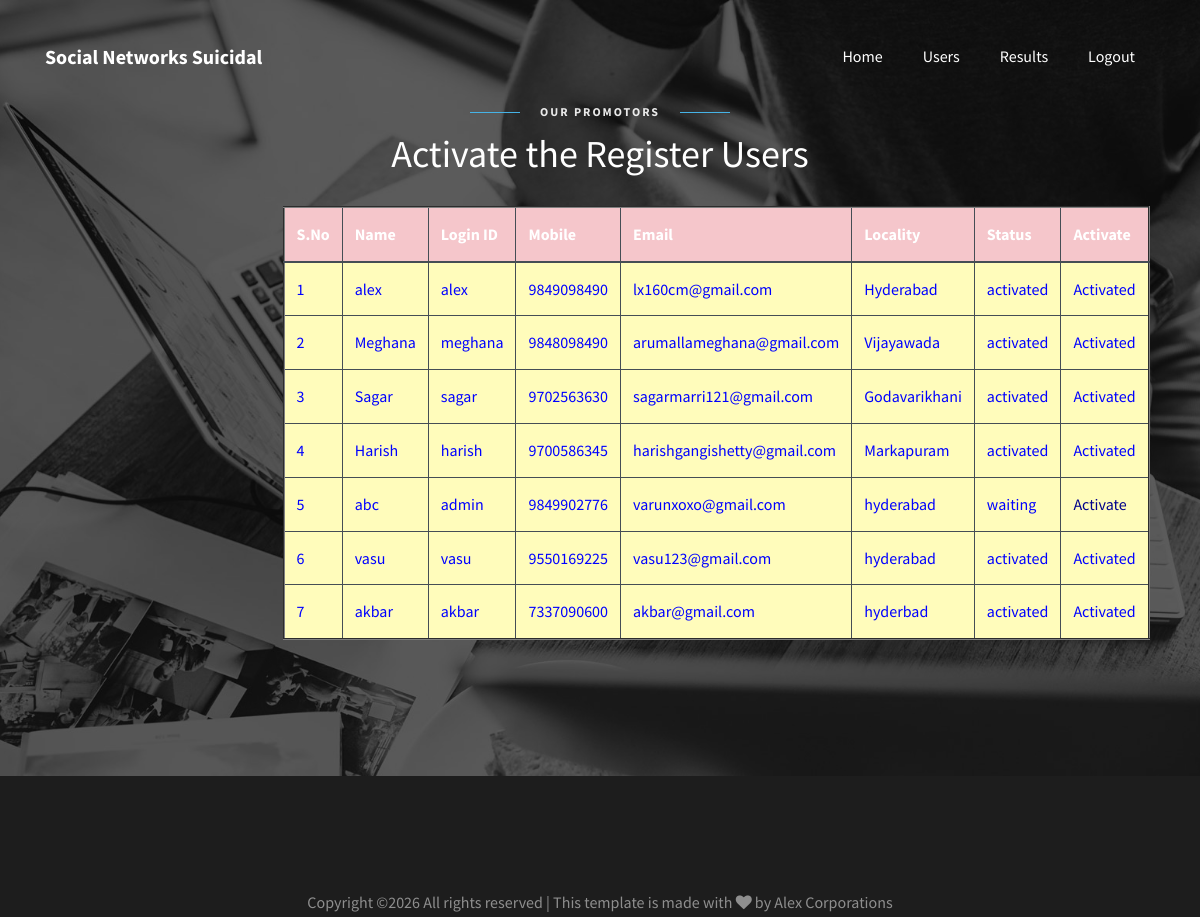
The page /AdminActivaUsers/?uid=6 on the database its author committed.
### users/models.py (models this page shows, shortened)
class UserRegistrationModel(models.Model):
    name = models.CharField(max_length=100)
    loginid = models.CharField(unique=True, max_length=100)
    password = models.CharField(max_length=100)
    mobile = models.CharField(unique=True, max_length=100)
    email = models.CharField(unique=True, max_length=100)
    locality = models.CharField(max_length=100)
    address = models.CharField(max_length=1000)
    city = models.CharField(max_length=100)
    state = models.CharField(max_length=100)
    status = models.CharField(max_length=100)
    class Meta:
        db_table = 'UserRegistrations'

### admins/views.py (the view)
# urls.py: path("AdminActivaUsers/", admins.AdminActivaUsers, name="AdminActivaUsers"),
def AdminActivaUsers(request):
    if request.method == 'GET':
        id = request.GET.get('uid')
        status = 'activated'
        print("PID = ", id, status)
        UserRegistrationModel.objects.filter(id=id).update(status=status)
        data = UserRegistrationModel.objects.all()
        return render(request, 'admins/RegisteredUsers.html', {'data': data})

### assets/templates/admins/RegisteredUsers.html (shortened to what this page needs)
{%extends 'admins/adminbase.html'%}
{%load static%}
{%block contents%}
<section class="ftco-section testimony-section img" style="background-image: url({%static 'images/bg_2.jpg'%});">
	<div class="container">
		<div class="row justify-content-center mb-4">
			<div class="col-md-7 text-center heading-section heading-section-white ftco-animate">
				<span class="subheading">Our Promotors</span>
				<h2 class="mb-4">Activate the Register Users</h2>
                <center>
                    <p>
 <table border="2px" class="table table-hover table-dark">
                    <thead>
                    <tr class="table-danger">
                        <th scope="col">S.No</th>
                        <th scope="col">Name</th>
                        <th scope="col">Login ID</th>
                        <th scope="col">Mobile</th>
                        <th scope="col">Email</th>
                        <th scope="col">Locality</th>
                        <th scope="col">Status</th>
                        <th scope="col">Activate</th>
                    </tr>
                    </thead>
                    <tbody>
                    {% for i in data %}
                    <tr scope="row" style="color: BLUE; background-color:#FFFCBB">
                        <td>{{forloop.counter}}</td>
                        <td>{{i.name}}</td>
                        <td>{{i.loginid}}</td>
                        <td>{{i.mobile}}</td>
                        <td>{{i.email}}</td>
                        <td>{{i.locality}}</td>
                        <td>{{i.status}}</td>
                        {% if i.status == 'waiting' %}
                        <td><a class="btn-link" href="/AdminActivaUsers/?uid={{ i.id }}"
                               style="color:DARKBLUE">Activate</a></td>
                        {% else %}
                        <td> Activated</td>
                        {% endif %}
                    </tr>
                    {% endfor %}
                    </tbody>
                </table>
                        </p>
                </center>
			</div>
		</div>
	</div>
</section>
{%endblock%}

### rows shown on the page
UserRegistrationModel: name "alex", loginid "alex", mobile "9849098490", email "lx160cm@gmail.com", locality "Hyderabad", status "activated", shows "Activated"
UserRegistrationModel: name "Meghana", loginid "meghana", mobile "9848098490", email "arumallameghana@gmail.com", locality "Vijayawada", status "activated", shows "Activated"
UserRegistrationModel: name "Sagar", loginid "sagar", mobile "9702563630", email "sagarmarri121@gmail.com", locality "Godavarikhani", status "activated", shows "Activated"
UserRegistrationModel: name "Harish", loginid "harish", mobile "9700586345", email "harishgangishetty@gmail.com", locality "Markapuram", status "activated", shows "Activated"
UserRegistrationModel: name "abc", loginid "admin", mobile "9849902776", email "varunxoxo@gmail.com", locality "hyderabad", status "waiting"
UserRegistrationModel: name "vasu", loginid "vasu", mobile "9550169225", email "vasu123@gmail.com", locality "hyderabad", status "activated", shows "Activated"
UserRegistrationModel: name "akbar", loginid "akbar", mobile "7337090600", email "akbar@gmail.com", locality "hyderbad", status "activated", shows "Activated"
